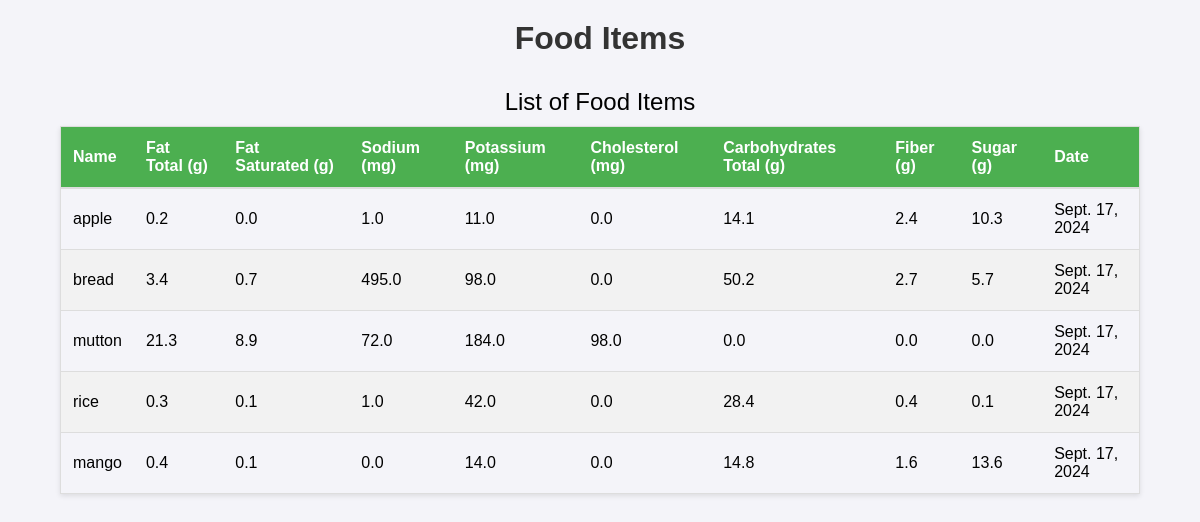
/database/ (signed in), run on the app's committed database.
### counter/models.py (models this page shows)
class FoodItem(models.Model):
    user = models.ForeignKey(User, on_delete=models.CASCADE, null=True, blank=True)  # Allow null values
    name = models.CharField(max_length=100)
    calories = models.CharField(max_length=100, default="Not available")  # String since it's not a number in the response
    fat_total_g = models.FloatField(null=True, blank=True)
    fat_saturated_g = models.FloatField(null=True, blank=True)
    protein = models.CharField(max_length=100, default="Not available")  # String since it's not a number in the response
    sodium_mg = models.FloatField(null=True, blank=True)
    potassium_mg = models.FloatField(null=True, blank=True)
    cholesterol_mg = models.FloatField(null=True, blank=True)
    carbohydrates_total_g = models.FloatField(null=True, blank=True)
    fiber_g = models.FloatField(null=True, blank=True)
    sugar_g = models.FloatField(null=True, blank=True)
    date = models.DateField(auto_now_add=True)

### counter/views.py (the view)
# urls.py: path('database/', views.database_view, name='database_view'),
def database_view(request):
    food_items = FoodItem.objects.filter(user=request.user)
    return render(request, 'database_view.html', {'food_items': food_items})

### counter/templates/database_view.html (shortened to what this page needs)
<!DOCTYPE html>
<html>
<head>
</head>
<body>
    <h1>Food Items</h1>
    <table>
        <caption>List of Food Items</caption>
        <thead>
            <tr>
                <th>Name</th>
                <th>Fat Total (g)</th>
                <th>Fat Saturated (g)</th>
                <th>Sodium (mg)</th>
                <th>Potassium (mg)</th>
                <th>Cholesterol (mg)</th>
                <th>Carbohydrates Total (g)</th>
                <th>Fiber (g)</th>
                <th>Sugar (g)</th>
                <th>Date</th>
            </tr>
        </thead>
        <tbody>
            {% for item in food_items %}
            <tr>
                <td>{{ item.name }}</td>
                <td>{{ item.fat_total_g }}</td>
                <td>{{ item.fat_saturated_g }}</td>
                <td>{{ item.sodium_mg }}</td>
                <td>{{ item.potassium_mg }}</td>
                <td>{{ item.cholesterol_mg }}</td>
                <td>{{ item.carbohydrates_total_g }}</td>
                <td>{{ item.fiber_g }}</td>
                <td>{{ item.sugar_g }}</td>
                <td>{{ item.date }}</td>
            </tr>
            {% empty %}
            <tr>
                <td colspan="11">No food items found.</td>
            </tr>
            {% endfor %}
        </tbody>
    </table>
</body>
</html>

### counter/templates/database_view.html (style rules this page uses)
body { font-family: Arial, sans-serif; margin: 0; padding: 0; background-color: #f4f4f9; }
h1 { text-align: center; margin-top: 20px; color: #333; }
table { width: 90%; margin: 20px auto; border-collapse: collapse; box-shadow: 0 2px 5px rgba(0, 0, 0, 0.1); border: 1px solid #ddd; }
th, td { padding: 12px; text-align: left; border-bottom: 1px solid #ddd; }
th { background-color: #4CAF50; color: white; border-bottom: 2px solid #ddd; }
tr:nth-child(even) { background-color: #f2f2f2; }
table caption { font-size: 1.5em; margin: 10px 0; }

### data on the page
FoodItem: name "apple", fat_total_g "0.2", fat_saturated_g "0.0", sodium_mg "1.0", potassium_mg "11.0", cholesterol_mg "0.0", carbohydrates_total_g "14.1", fiber_g "2.4", sugar_g "10.3", date "Sept. 17, 2024"
FoodItem: name "bread", fat_total_g "3.4", fat_saturated_g "0.7", sodium_mg "495.0", potassium_mg "98.0", cholesterol_mg "0.0", carbohydrates_total_g "50.2", fiber_g "2.7", sugar_g "5.7", date "Sept. 17, 2024"
FoodItem: name "mutton", fat_total_g "21.3", fat_saturated_g "8.9", sodium_mg "72.0", potassium_mg "184.0", cholesterol_mg "98.0", carbohydrates_total_g "0.0", fiber_g "0.0", sugar_g "0.0", date "Sept. 17, 2024"
FoodItem: name "rice", fat_total_g "0.3", fat_saturated_g "0.1", sodium_mg "1.0", potassium_mg "42.0", cholesterol_mg "0.0", carbohydrates_total_g "28.4", fiber_g "0.4", sugar_g "0.1", date "Sept. 17, 2024"
FoodItem: name "mango", fat_total_g "0.4", fat_saturated_g "0.1", sodium_mg "0.0", potassium_mg "14.0", cholesterol_mg "0.0", carbohydrates_total_g "14.8", fiber_g "1.6", sugar_g "13.6", date "Sept. 17, 2024"
